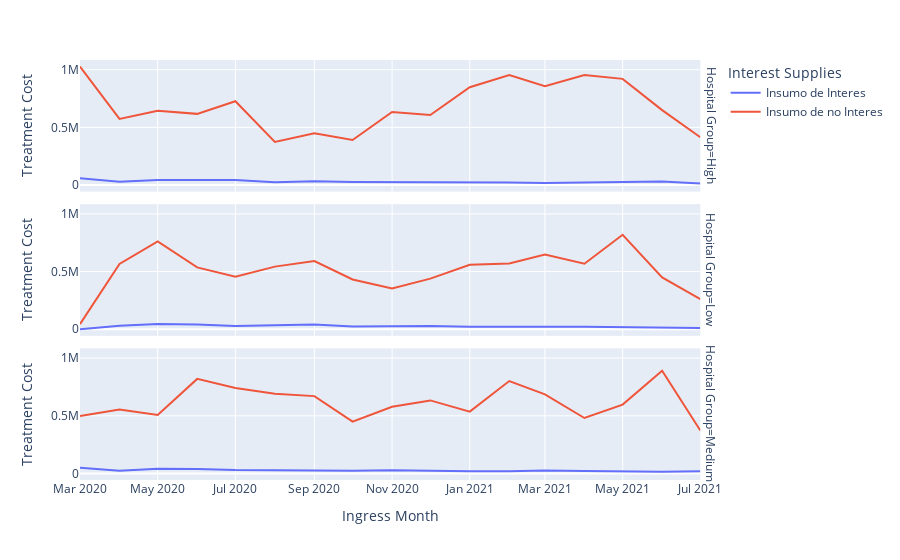

The cell this chart's notebook holds for it:
### Code cell
fig = px.line(gDF, x='Ingress Month', y='Treatment Cost', color='Interest Supplies',
              facet_row='Hospital Group')
fig.show()

### Figure 1 — Plotly figure (JSON) as saved in the notebook; plotly's stock layout.template omitted (floating-point values rounded to 4 significant figures)
{"data": [{"hovertemplate": "Interest Supplies=Insumo de Interes<br>Hospital Group=High<br>Ingress Month=%{x}<br>Treatment Cost=%{y}<extra></extra>", "legendgroup": "Insumo de Interes", "line": {"color": "#636efa", "dash": "solid"}, "marker": {"symbol": "circle"}, "mode": "lines", "name": "Insumo de Interes", "orientation": "v", "showlegend": true, "type": "scatter", "x": ["2020-03-01T00:00:00", "2020-04-01T00:00:00", "2020-05-01T00:00:00", "2020-06-01T00:00:00", "2020-07-01T00:00:00", "2020-08-01T00:00:00", "2020-09-01T00:00:00", "2020-10-01T00:00:00", "2020-11-01T00:00:00", "2020-12-01T00:00:00", "2021-01-01T00:00:00", "2021-02-01T00:00:00", "2021-03-01T00:00:00", "2021-04-01T00:00:00", "2021-05-01T00:00:00", "2021-06-01T00:00:00", "2021-07-01T00:00:00"], "xaxis": "x3", "y": [60210.0, 29160.0, 43010.0, 44320.0, 44460.0, 25220.0, 32240.0, 26470.0, 26660.0, 24400.0, 24820.0, 23295, 18680.0, 19700, 26350.0, 31030.0, 13700.0], "yaxis": "y3"}, {"hovertemplate": "Interest Supplies=Insumo de Interes<br>Hospital Group=Low<br>Ingress Month=%{x}<br>Treatment Cost=%{y}<extra></extra>", "legendgroup": "Insumo de Interes", "line": {"color": "#636efa", "dash": "solid"}, "marker": {"symbol": "circle"}, "mode": "lines", "name": "Insumo de Interes", "orientation": "v", "showlegend": false, "type": "scatter", "x": ["2020-03-01T00:00:00", "2020-04-01T00:00:00", "2020-05-01T00:00:00", "2020-06-01T00:00:00", "2020-07-01T00:00:00", "2020-08-01T00:00:00", "2020-09-01T00:00:00", "2020-10-01T00:00:00", "2020-11-01T00:00:00", "2020-12-01T00:00:00", "2021-01-01T00:00:00", "2021-02-01T00:00:00", "2021-03-01T00:00:00", "2021-04-01T00:00:00", "2021-05-01T00:00:00", "2021-06-01T00:00:00", "2021-07-01T00:00:00"], "xaxis": "x2", "y": [530, 30980.0, 46860.0, 42390.0, 29170.0, 34600.0, 41240.0, 23090.0, 27690.0, 28420.0, 21110.0, 18610.0, 21120.0, 22150.0, 16840.0, 15410.0, 10890.0], "yaxis": "y2"}, {"hovertemplate": "Interest Supplies=Insumo de Interes<br>Hospital Group=Medium<br>Ingress Month=%{x}<br>Treatment Cost=%{y}<extra></extra>", "legendgroup": "Insumo de Interes", "line": {"color": "#636efa", "dash": "solid"}, "marker": {"symbol": "circle"}, "mode": "lines", "name": "Insumo de Interes", "orientation": "v", "showlegend": false, "type": "scatter", "x": ["2020-03-01T00:00:00", "2020-04-01T00:00:00", "2020-05-01T00:00:00", "2020-06-01T00:00:00", "2020-07-01T00:00:00", "2020-08-01T00:00:00", "2020-09-01T00:00:00", "2020-10-01T00:00:00", "2020-11-01T00:00:00", "2020-12-01T00:00:00", "2021-01-01T00:00:00", "2021-02-01T00:00:00", "2021-03-01T00:00:00", "2021-04-01T00:00:00", "2021-05-01T00:00:00", "2021-06-01T00:00:00", "2021-07-01T00:00:00"], "xaxis": "x", "y": [50176, 23230.0, 40210.0, 38710.0, 29530.0, 26340.0, 22640.0, 24470.0, 27680.0, 21910.0, 18440.0, 19930.0, 26280.0, 20520.0, 15870.0, 15290.0, 18570.0], "yaxis": "y"}, {"hovertemplate": "Interest Supplies=Insumo de no Interes<br>Hospital Group=High<br>Ingress Month=%{x}<br>Treatment Cost=%{y}<extra></extra>", "legendgroup": "Insumo de no Interes", "line": {"color": "#EF553B", "dash": "solid"}, "marker": {"symbol": "circle"}, "mode": "lines", "name": "Insumo de no Interes", "orientation": "v", "showlegend": true, "type": "scatter", "x": ["2020-03-01T00:00:00", "2020-04-01T00:00:00", "2020-05-01T00:00:00", "2020-06-01T00:00:00", "2020-07-01T00:00:00", "2020-08-01T00:00:00", "2020-09-01T00:00:00", "2020-10-01T00:00:00", "2020-11-01T00:00:00", "2020-12-01T00:00:00", "2021-01-01T00:00:00", "2021-02-01T00:00:00", "2021-03-01T00:00:00", "2021-04-01T00:00:00", "2021-05-01T00:00:00", "2021-06-01T00:00:00", "2021-07-01T00:00:00"], "xaxis": "x3", "y": [1027000.0, 573120, 644900.0, 617200.0, 727000.0, 373500.0, 448700.0, 390200.0, 633200.0, 607600.0, 847600.0, 952864, 856700.0, 954600.0, 920439, 649700.0, 414400.0], "yaxis": "y3"}, {"hovertemplate": "Interest Supplies=Insumo de no Interes<br>Hospital Group=Low<br>Ingress Month=%{x}<br>Treatment Cost=%{y}<extra></extra>", "legendgroup": "Insumo de no Interes", "line": {"color": "#EF553B", "dash": "solid"}, "marker": {"symbol": "circle"}, "mode": "lines", "name": "Insumo de no Interes", "orientation": "v", "showlegend": false, "type": "scatter", "x": ["2020-03-01T00:00:00", "2020-04-01T00:00:00", "2020-05-01T00:00:00", "2020-06-01T00:00:00", "2020-07-01T00:00:00", "2020-08-01T00:00:00", "2020-09-01T00:00:00", "2020-10-01T00:00:00", "2020-11-01T00:00:00", "2020-12-01T00:00:00", "2021-01-01T00:00:00", "2021-02-01T00:00:00", "2021-03-01T00:00:00", "2021-04-01T00:00:00", "2021-05-01T00:00:00", "2021-06-01T00:00:00", "2021-07-01T00:00:00"], "xaxis": "x2", "y": [44770, 565900.0, 761000.0, 536400.0, 455000.0, 543100.0, 591500.0, 431300.0, 352900.0, 439100.0, 558900.0, 569400.0, 648100.0, 568300.0, 818900.0, 450200.0, 261900.0], "yaxis": "y2"}, {"hovertemplate": "Interest Supplies=Insumo de no Interes<br>Hospital Group=Medium<br>Ingress Month=%{x}<br>Treatment Cost=%{y}<extra></extra>", "legendgroup": "Insumo de no Interes", "line": {"color": "#EF553B", "dash": "solid"}, "marker": {"symbol": "circle"}, "mode": "lines", "name": "Insumo de no Interes", "orientation": "v", "showlegend": false, "type": "scatter", "x": ["2020-03-01T00:00:00", "2020-04-01T00:00:00", "2020-05-01T00:00:00", "2020-06-01T00:00:00", "2020-07-01T00:00:00", "2020-08-01T00:00:00", "2020-09-01T00:00:00", "2020-10-01T00:00:00", "2020-11-01T00:00:00", "2020-12-01T00:00:00", "2021-01-01T00:00:00", "2021-02-01T00:00:00", "2021-03-01T00:00:00", "2021-04-01T00:00:00", "2021-05-01T00:00:00", "2021-06-01T00:00:00", "2021-07-01T00:00:00"], "xaxis": "x", "y": [497180, 554000.0, 507400.0, 819700.0, 740500.0, 690700.0, 670500.0, 449200.0, 578200.0, 633400.0, 535800.0, 801300.0, 686200.0, 480700.0, 596800.0, 889900.0, 372900.0], "yaxis": "y"}], "layout": {"annotations": [{"font": {}, "showarrow": false, "text": "Hospital Group=Medium", "textangle": 90, "x": 0.98, "xanchor": "left", "xref": "paper", "y": 0.1567, "yanchor": "middle", "yref": "paper"}, {"font": {}, "showarrow": false, "text": "Hospital Group=Low", "textangle": 90, "x": 0.98, "xanchor": "left", "xref": "paper", "y": 0.5, "yanchor": "middle", "yref": "paper"}, {"font": {}, "showarrow": false, "text": "Hospital Group=High", "textangle": 90, "x": 0.98, "xanchor": "left", "xref": "paper", "y": 0.8433, "yanchor": "middle", "yref": "paper"}], "legend": {"title": {"text": "Interest Supplies"}, "tracegroupgap": 0}, "margin": {"t": 60}, "xaxis": {"anchor": "y", "domain": [0, 0.98], "title": {"text": "Ingress Month"}}, "xaxis2": {"anchor": "y2", "domain": [0, 0.98], "matches": "x", "showticklabels": false}, "xaxis3": {"anchor": "y3", "domain": [0, 0.98], "matches": "x", "showticklabels": false}, "yaxis": {"anchor": "x", "domain": [0, 0.3133], "title": {"text": "Treatment Cost"}}, "yaxis2": {"anchor": "x2", "domain": [0.3433, 0.6567], "matches": "y", "title": {"text": "Treatment Cost"}}, "yaxis3": {"anchor": "x3", "domain": [0.6867, 1.0], "matches": "y", "title": {"text": "Treatment Cost"}}}}
